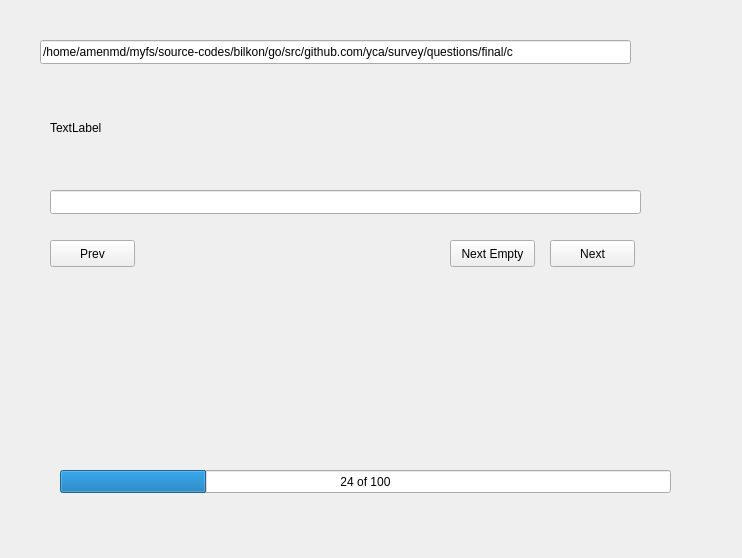
<?xml version="1.0" encoding="UTF-8"?>
<ui version="4.0">
 <class>TranslationWidget</class>
 <widget class="QWidget" name="TranslationWidget">
  <property name="geometry">
   <rect>
    <x>0</x>
    <y>0</y>
    <width>742</width>
    <height>558</height>
   </rect>
  </property>
  <property name="windowTitle">
   <string>Form</string>
  </property>
  <widget class="QLineEdit" name="lineFolder">
   <property name="geometry">
    <rect>
     <x>40</x>
     <y>40</y>
     <width>591</width>
     <height>24</height>
    </rect>
   </property>
   <property name="text">
    <string>/home/amenmd/myfs/source-codes/bilkon/go/src/github.com/yca/survey/questions/final/c</string>
   </property>
  </widget>
  <widget class="QProgressBar" name="progressBar">
   <property name="geometry">
    <rect>
     <x>60</x>
     <y>470</y>
     <width>611</width>
     <height>23</height>
    </rect>
   </property>
   <property name="value">
    <number>24</number>
   </property>
   <property name="format">
    <string>%v of %m</string>
   </property>
  </widget>
  <widget class="QLineEdit" name="lineText">
   <property name="geometry">
    <rect>
     <x>50</x>
     <y>190</y>
     <width>591</width>
     <height>24</height>
    </rect>
   </property>
  </widget>
  <widget class="QPushButton" name="pushPrev">
   <property name="geometry">
    <rect>
     <x>50</x>
     <y>240</y>
     <width>85</width>
     <height>27</height>
    </rect>
   </property>
   <property name="text">
    <string>Prev</string>
   </property>
  </widget>
  <widget class="QPushButton" name="pushNext">
   <property name="geometry">
    <rect>
     <x>550</x>
     <y>240</y>
     <width>85</width>
     <height>27</height>
    </rect>
   </property>
   <property name="text">
    <string>Next</string>
   </property>
  </widget>
  <widget class="QLabel" name="labelText">
   <property name="geometry">
    <rect>
     <x>50</x>
     <y>77</y>
     <width>591</width>
     <height>101</height>
    </rect>
   </property>
   <property name="text">
    <string>TextLabel</string>
   </property>
   <property name="wordWrap">
    <bool>true</bool>
   </property>
  </widget>
  <widget class="QPushButton" name="pushNextEmpty">
   <property name="geometry">
    <rect>
     <x>450</x>
     <y>240</y>
     <width>85</width>
     <height>27</height>
    </rect>
   </property>
   <property name="text">
    <string>Next Empty</string>
   </property>
  </widget>
 </widget>
 <resources/>
 <connections/>
</ui>
